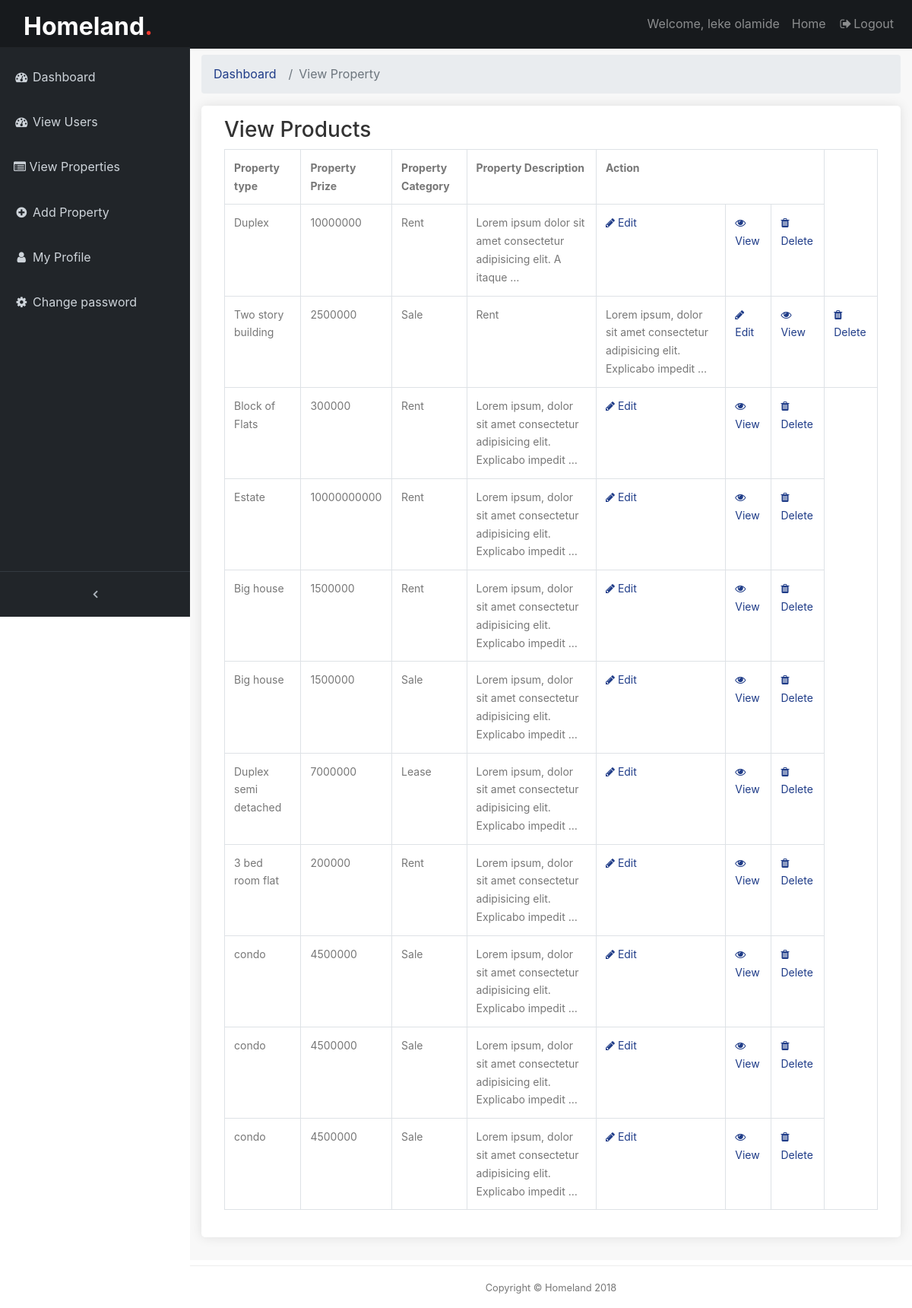
The app's page /backend/view-post/ (signed in), older data.
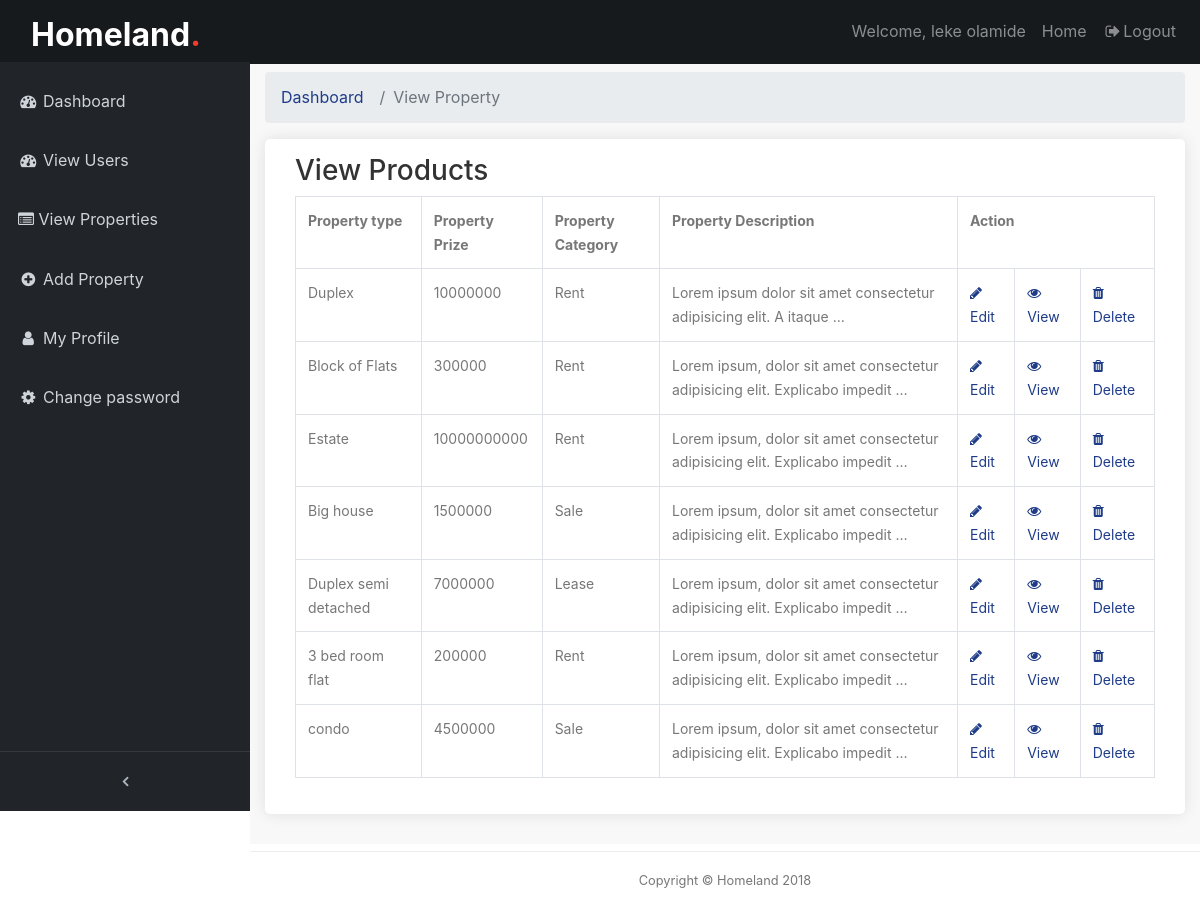
The same page, newer data.
### frontend/models.py (models this page shows, shortened)
class PostPage(models.Model):
    pst_image1 = models.ImageField(null=True, verbose_name='Image1', blank=True, upload_to='uploads/')
    pst_image2 = models.ImageField(null=True, verbose_name='Image2', blank=True, upload_to='uploads/')
    pst_image3 = models.ImageField(null=True, verbose_name='Image3', blank=True, upload_to='uploads/')
    pst_image4 = models.ImageField(null=True, verbose_name='Image4', blank=True, upload_to='uploads/')
    pst_image5 = models.ImageField(null=True, verbose_name='Image5', blank=True, upload_to='uploads/')
    pst_title = models.CharField(max_length=150, verbose_name='House type')
    pst_description = models.TextField(max_length=350, verbose_name='Description')
    user = models.ForeignKey(User, on_delete=models.CASCADE)
    price = models.IntegerField(verbose_name='Price')
    room =  models.IntegerField(verbose_name='Rooms')
    bath = models.IntegerField( null=True, verbose_name='Bathrooms')
    toilet = models.IntegerField( null=True, verbose_name='Toilet')
    category = models.ManyToManyField(Category, verbose_name='Offer type')
    posted = models.DateTimeField(default = datetime.now)
    featured = models.BooleanField(blank=True)
    sponsored = models.BooleanField(blank=True)
    class Meta():
        verbose_name_plural = 'Post'

class Category(models.Model):
    cat_name = models.CharField(max_length=100, verbose_name='Category Name')
    cat_desc = models.TextField(blank=True, null=True, verbose_name='Description')
    class Meta():
        verbose_name_plural='Post Category'

### backend/views.py (the view)
# urls.py: path('view-post/', views.viewPost, name='viewPost'),
@login_required(login_url='/backend/login')
def viewPost(request):
    prop = PostPage.objects.filter(user=request.user)
    cat = Category.objects.all()
    return render(request, 'backend/viewposts.html', {'view':prop, 'cat':cat})

### frontend/custom_processor.py (called while the page is built)
def cat_menu(request):
    category = Category.objects.all()
    return {'category': category}

### templates/backend/viewposts.html (shortened to what this page needs)
{% extends 'backend/base.html' %}
{% load static %}
{% block content %}
  <div class="content-wrapper">
    <div class="container-fluid">
      <ol class="breadcrumb">
        <li class="breadcrumb-item">
          <a href="#">Dashboard</a>
        </li>
        <li class="breadcrumb-item active">View Property</li>
      </ol>
		<div class="box_general padding_bottom">
            <h3>View Products</h3>
            <table class="table table-bordered">
                <tr>
                    <th>Property type</th>
                    <th>Property Prize</th>
                    <th>Property Category</th>
                    <th>Property Description</th>
                    <th colspan="3">Action</th>
                </tr>
                {% if view %}
                {% for a in view %}
                    <tr>
                        <td>{{ a.pst_title }}</td>
                        <td>{{ a.price }}</td>
                        {% for c in a.category.all %}
                        <td>{{ c.cat_name }}</td>
                        {% endfor %}
                        <td>
                            {{ a.pst_description|truncatewords:10 }}
                        </td>
                        <td>
                            <a href="{% url 'backend:postEdit' a.id %}">
                            <span class="fa fa-pencil"></span>
                            Edit
                            </a>
                        </td>
                        <td>
                            <a href="{% url 'backend:detailView' a.id %}">
                            <span class="fa fa-eye"></span>
                            View
                            </a>
                        </td>
                        <td>
                        <a href="{% url 'backend:delete_post' a.id %}">
                            <span class="fa fa-trash"></span>
                            Delete
                        </a>
                        </td>
                    </tr>
                {% endfor %}
                {% endif %}
            </table>
		</div>
	  </div>
   	</div>
{% endblock %}

### templates/backend/base.html (shortened to what this page needs)
<!DOCTYPE html>
{% load static %}
<html lang="en">
<head>
  <link href="{% static 'backend/vendor/bootstrap/css/bootstrap.min.css' %}" rel="stylesheet">
  <link href="{% static 'backend/css/admin.css' %}" rel="stylesheet">
  <link href="{% static 'backend/vendor/font-awesome/css/font-awesome.min.css' %}" rel="stylesheet" type="text/css">
  <link href="{% static 'backend/vendor/datatables/dataTables.bootstrap4.css' %}" rel="stylesheet">
  <link href="{% static 'backend/css/custom.css' %}" rel="stylesheet">
  <link rel="stylesheet" href="{% static 'backend/fonts/icomoon/style.css' %}">
    <link rel="stylesheet" href="{% static 'backend/css/bootstrap.min.css' %}">
    <link rel="stylesheet" href="{% static 'backend/css/magnific-popup.css' %}">
    <link rel="stylesheet" href="{% static 'backend/css/jquery-ui.css' %}">
    <link rel="stylesheet" href="{% static 'backend/css/owl.carousel.min.css' %}">
    <link rel="stylesheet" href="{% static 'backend/css/owl.theme.default.min.css' %}">
    <link rel="stylesheet" href="{% static 'backend/css/bootstrap-datepicker.css' %}">
    <link rel="stylesheet" href="{% static 'backend/css/mediaelementplayer.css' %}">
    <link rel="stylesheet" href="{% static 'backend/css/animate.css' %}">
    <link rel="stylesheet" href="{% static 'backend/fonts/flaticon/font/flaticon.css' %}">
    <link rel="stylesheet" href="{% static 'backend/css/fl-bigmug-line.css' %}">
    <link rel="stylesheet" href="{% static 'backend/css/aos.css' %}">
    <link rel="stylesheet" href="{% static 'backend/css/style.css' %}">
</head>
<body class="fixed-nav sticky-footer" id="page-top">
  <nav class="navbar navbar-expand-lg navbar-dark bg-default fixed-top" id="mainNav">
    <div class="col-8 col-md-8 col-lg-4">
      <h1 class="mb-0"><a href="index.html" class="text-white h2 mb-0"><strong>Homeland<span class="text-danger">.</span></strong></a></h1>
    </div>
    <div class="collapse navbar-collapse" id="navbarResponsive">
      <ul class="navbar-nav navbar-sidenav" id="exampleAccordion">
        {% if request.user.is_staff %}
          <li class="nav-item" data-toggle="tooltip" data-placement="right" title="Dashboard">
            <a class="nav-link" href="{% url 'backend:dashboard' %}">
              <i class="fa fa-fw fa-dashboard"></i>
              <span class="nav-link-text">Dashboard</span>
            </a>
          </li>
          <li class="nav-item" data-toggle="tooltip" data-placement="right" title="Dashboard">
            <a class="nav-link" href="{% url 'backend:viewUsers' %}">
              <i class="fa fa-fw fa-dashboard"></i>
              <span class="nav-link-text">View Users</span>
            </a>
          </li>
        {% endif %}
		    <li class="nav-item" data-toggle="tooltip" data-placement="right" title="Messages">
          <a class="nav-link" href="{% url 'backend:viewPost' %}">
            <i class="fa fa-list-alt"></i>
            <span class="nav-link-text">View Properties</span>
          </a>
        </li>
		    <li class="nav-item" data-toggle="tooltip" data-placement="right" title="Add listing">
          <a class="nav-link" href="{% url 'backend:addProp' %}">
            <i class="fa fa-fw fa-plus-circle"></i>
            <span class="nav-link-text">Add Property</span>
          </a>
        </li>
		    <li class="nav-item" data-toggle="tooltip" data-placement="right" title="My profile">
          <a class="nav-link" href="{% url 'backend:viewProfile' %}">
            <i class="fa fa-fw fa-user"></i>
            <span class="nav-link-text">My Profile</span>
          </a>
        </li>
		  <li class="nav-item" data-toggle="tooltip" data-placement="right" title="Components">
          <a class="nav-link  "  href="{% url 'backend:changePwrd' %}" data-parent="#Components">
            <i class="fa fa-fw fa-gear"></i>
            <span class="nav-link-text">Change password</span>
          </a>
      </ul>
      <ul class="navbar-nav sidenav-toggler">
        <li class="nav-item">
          <a class="nav-link text-center" id="sidenavToggler">
            <i class="fa fa-fw fa-angle-left"></i>
          </a>
        </li>
      </ul>
      <ul class="navbar-nav ml-auto">
        <li class="nav-item">
          <a href="http://" class="nav-link">Welcome, {{ request.user.get_full_name }}</a>
        </li>
        <li class="nav-item">
          <a class="nav-link" href="{% url 'index' %}">Home</a>
        </li>
        <li class="nav-item">
          <a class="nav-link" data-toggle="modal" data-target="#exampleModal" href="{% url 'backend:logout_view' %}">
            <i class="fa fa-fw fa-sign-out"></i>Logout</a>
        </li>
      </ul>
    </div>
  </nav>
    {% block content%}
    {% endblock %}
 <footer class="sticky-footer">
    <div class="container">
      <div class="text-center">
        <small>Copyright © Homeland 2018</small>
      </div>
    </div>
  </footer>
</body>
</html>

### static/backend/css/admin.css (style rules this page uses)
html { position: relative; min-height: 100%; }
body { overflow-x: hidden; }
body.sticky-footer { margin-bottom: 62px; }
body.sticky-footer .content-wrapper { min-height: calc(100vh - 62px - 62px); }
body.fixed-nav { padding-top: 56px; }
.content-wrapper { min-height: calc(100vh - 62px); padding-top: 1rem; }
#mainNav .navbar-collapse { overflow: auto; max-height: 75vh; }
#mainNav .navbar-collapse .navbar-nav .nav-item .nav-link { cursor: pointer; }
#mainNav .navbar-collapse .sidenav-toggler { display: none; }
@media (min-width: 992px) { #mainNav .navbar-collapse { overflow: visible; max-height: none; } }
@media (min-width: 992px) { #mainNav .navbar-collapse .navbar-sidenav { position: absolute; top: 0; left: 0; overflow-x: hidden; overflow-y: auto; -webkit-flex-direction: column; -ms-flex-direction: column; flex-direction: column; margin-top: 62px; } }
@media (min-width: 992px) { #mainNav .navbar-collapse .navbar-sidenav > .nav-item { width: 250px; padding: 0; } }
@media (min-width: 992px) { #mainNav .navbar-collapse .navbar-sidenav > .nav-item > .nav-link { padding: 1em; padding-left: 18px; } }
#mainNav.fixed-top .sidenav-toggler { display: none; }
@media (min-width: 992px) { #mainNav.fixed-top .navbar-sidenav { height: calc(100vh - 111px); } }
@media (min-width: 992px) { #mainNav.fixed-top .sidenav-toggler { position: absolute; top: 0; left: 0; display: flex; overflow-x: hidden; overflow-y: auto; -webkit-flex-direction: column; -ms-flex-direction: column; flex-direction: column; margin-top: calc(100vh - 49px); } }
@media (min-width: 992px) { #mainNav.fixed-top .sidenav-toggler > .nav-item { width: 250px; padding: 0; } }
@media (min-width: 992px) { #mainNav.fixed-top .sidenav-toggler > .nav-item > .nav-link { padding: 1em; } }
#mainNav.fixed-top.navbar-dark .sidenav-toggler { background-color: #212529; border-top: 1px solid #343a40; }
#mainNav.fixed-top.navbar-dark .sidenav-toggler a i { color: #adb5bd; }
.content-wrapper { overflow-x: hidden; background: white; }
@media (min-width: 992px) { .content-wrapper { margin-left: 250px; } }
#sidenavToggler i { font-weight: 800; }
#mainNav.navbar-dark .navbar-collapse .navbar-sidenav > .nav-item > .nav-link { color: #ced4da; }
@media (min-width: 992px) { #mainNav.navbar-dark .navbar-collapse .navbar-sidenav { background: #212529; padding-top: 10px; } }
footer.sticky-footer { position: absolute; right: 0; bottom: 0; width: 100%; height: 56px; border-top: 1px solid #ededed; line-height: 55px; }
@media (min-width: 992px) { footer.sticky-footer { width: calc(100% - 250px); } }
body { background: #f8f8f8; color: #777 !important; font-family: "Poppins", Helvetica, sans-serif; font-size: 14px; font-size: 0.875rem; }
.content-wrapper { background: #f8f8f8; }
h1, h2, h3, h4, h5, h6 { color: #333 !important; }
strong { font-weight: 500; }
a { color: #0054a6; text-decoration: none; -moz-transition: all 0.5s ease-in-out; -o-transition: all 0.5s ease-in-out; -webkit-transition: all 0.5s ease-in-out; -ms-transition: all 0.5s ease-in-out; transition: all 0.5s ease-in-out; outline: none; }
.bg-default { background-color: #171a1d; }
.box_general { background-color: #fff; padding: 15px 30px 0 30px; -webkit-border-radius: 5px; -moz-border-radius: 5px; -ms-border-radius: 5px; border-radius: 5px; margin-bottom: 30px; color: #777; font-size: 14px; font-size: 0.875rem; -webkit-box-shadow: 0px 0px 15px 0px rgba(0, 0, 0, 0.1); -moz-box-shadow: 0px 0px 15px 0px rgba(0, 0, 0, 0.1); box-shadow: 0px 0px 15px 0px rgba(0, 0, 0, 0.1); }
.box_general.padding_bottom { padding-bottom: 20px; }

### static/backend/css/style.css (style rules this page uses)
body { line-height: 1.7; color: rgba(0, 0, 0, 0.6); font-weight: 400; font-size: 1rem; font-family: "Roboto Mono", SFMono-Regular, Menlo, Monaco, Consolas, "Liberation Mono", "Courier New", monospace; font-family: "Nunito Sans", -apple-system, BlinkMacSystemFont, "Segoe UI", Roboto, "Helvetica Neue", Arial, sans-serif, "Apple Color Emoji", "Segoe UI Emoji", "Segoe UI Symbol", "Noto Color Emoji"; }
a { -webkit-transition: .3s all ease; -o-transition: .3s all ease; transition: .3s all ease; }

Row changes from the older to the newer data that the page shows:
removed PostPage: pst_title "Two story building", price "2500000", pst_description "Lorem ipsum, dolor sit amet consectetur adipisicing elit. Explicabo impedit …", Category (cat_name "Sale"), Category (cat_name "Rent")
removed PostPage: pst_title "Big house", price "1500000", pst_description "Lorem ipsum, dolor sit amet consectetur adipisicing elit. Explicabo impedit …", Category (cat_name "Rent")
removed PostPage: pst_title "condo", price "4500000", pst_description "Lorem ipsum, dolor sit amet consectetur adipisicing elit. Explicabo impedit …", Category (cat_name "Sale")
removed PostPage: pst_title "condo", price "4500000", pst_description "Lorem ipsum, dolor sit amet consectetur adipisicing elit. Explicabo impedit …", Category (cat_name "Sale")
